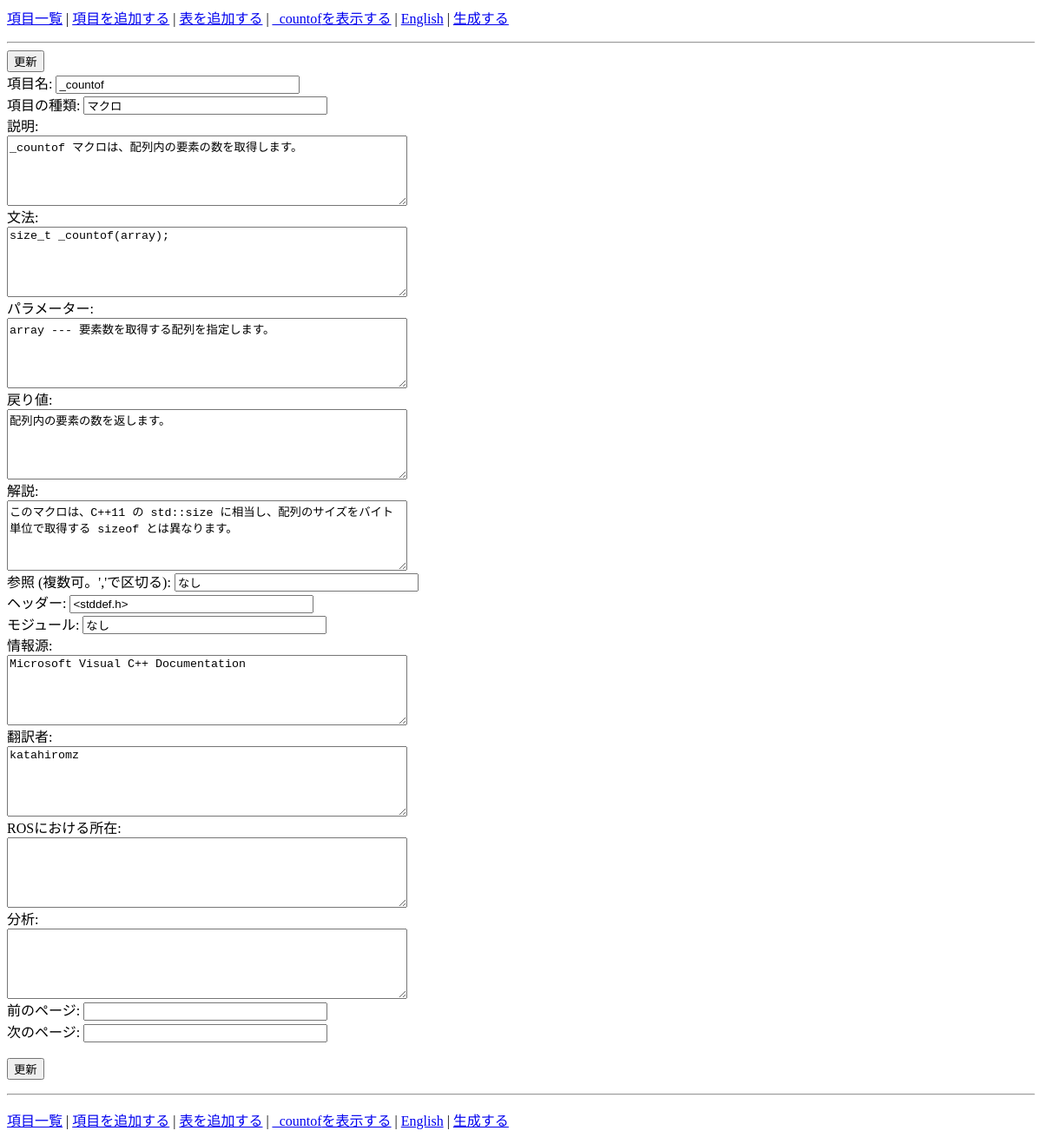
Before: /edit_entry.php?entry_name=_countof with the older database file.
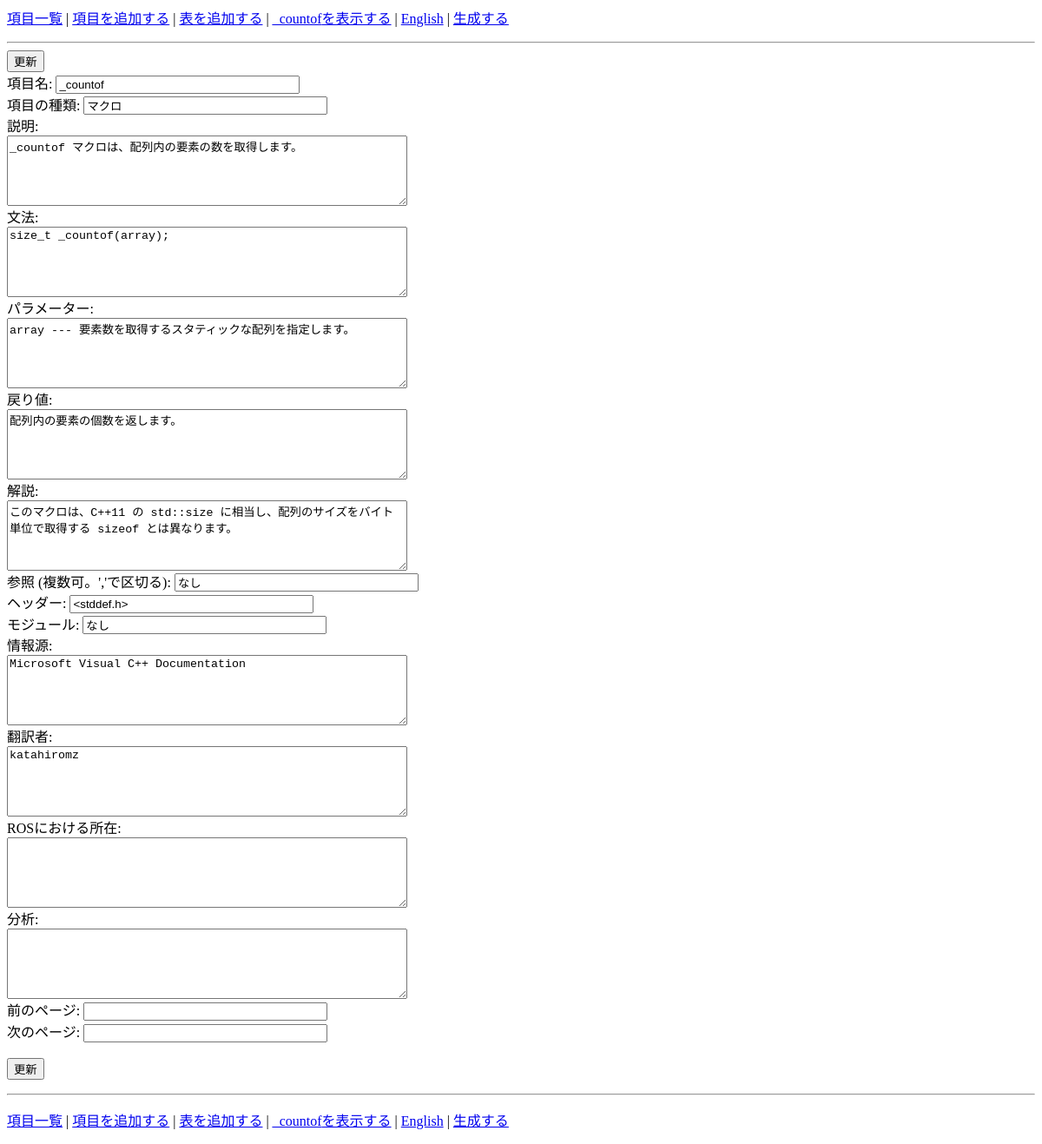
After: the same page with the newer database file.
### tables this page shows
CREATE TABLE `entries` (
  `entry_name` varchar(60) NOT NULL,
  `entry_type` varchar(32) NOT NULL,
  `description` varchar(8192) DEFAULT NULL,
  `syntax` varchar(2048) DEFAULT NULL,
  `parameters` varchar(2048) DEFAULT NULL,
  `return_value` varchar(1024) DEFAULT NULL,
  `remarks` varchar(4096) DEFAULT NULL,
  `see_also` varchar(2048) DEFAULT NULL,
  `added_time` timestamp NOT NULL DEFAULT current_timestamp(),
  `modified_time` timestamp NOT NULL DEFAULT current_timestamp(),
  `header` varchar(128) DEFAULT NULL,
  `modules` varchar(128) DEFAULT NULL,
  `sources` varchar(256) DEFAULT NULL,
  `translators` varchar(128) DEFAULT NULL,
  `ros_location` varchar(256) DEFAULT NULL,
  `analysis` varchar(512) DEFAULT NULL,
  `prev_page` varchar(64) NOT NULL,
  `next_page` varchar(64) NOT NULL
);

### edit_entry.php (the view, shortened to what this page needs)
<?php
function get_field($name) {
	global $assoc;
	if (isset($assoc) && isset($assoc[$name])) {
		return htmlspecialchars($assoc[$name]);
	}
	return NULL;
}
$names = array(
	'entry_name',
	'entry_type',
	'description',
	'syntax',
	'parameters',
	'return_value',
	'remarks',
	'see_also',
	'header',
	'modules',
	'sources',
	'translators',
	'ros_location',
	'analysis',
	'prev_page',
	'next_page'
);
if (isset($_POST["tepo"]) && $_POST["tepo"] == "don") {
	$values = get_values($names);
	$mysqli = new mysqli("localhost", "root");
	if ($mysqli) {
		$mysqli->set_charset("utf8");
		$mysqli->select_db(constant('DB_NAME'));
		$q = "UPDATE entries SET ";
		$assoc = array();
		$i = 0;
		foreach ($values as $key => $value) {
			if ($i != 0) {
				$q .= ", ";
			}
			$q .= $key;
			$q .= "='";
			$q .= $mysqli->real_escape_string($value);
			$q .= "'";
			$assoc[$key] = $value;
			$i++;
		}
		$q .= "WHERE entry_name='";
		$q .= $mysqli->real_escape_string($_GET["entry_name"]);
		$q .= "'";
		if ($mysqli->query($q)) {
			echo "更新されました。";
		} else {
			echo $mysqli->error;
		}
		$mysqli->close();
	} else {
		echo "cannot connect";
	}
} else {
	$mysqli = new mysqli("localhost", "root");
	if ($mysqli) {
		$mysqli->set_charset("utf8");
		$mysqli->select_db(constant('DB_NAME'));
		$q = "SELECT ";
		$i = 0;
		foreach ($names as $name) {
			if ($i != 0) {
				$q .= ", ";
			}
			$q .= $name;
			$i++;
		}
		$q .= " FROM entries ";
		$q .= "WHERE entry_name='";
		$q .= $mysqli->real_escape_string($_GET["entry_name"]);
		$q .= "'";
		$result = $mysqli->query($q);
		if ($result) {
			$assoc = $result->fetch_array(MYSQLI_ASSOC);
		} else {
			echo $mysqli->error;
		}
	} else {
		echo "cannot connect";
	}
}
?><html><head>
</head>
<body>
<p>
	<a href="entries.php">項目一覧</a> |
	<a href="add_entry.php">項目を追加する</a> |
	<a href="add_table.php">表を追加する</a> |
	<a href="show_entry.php?entry_name=<?= $_GET["entry_name"] ?>"><?= $_GET["entry_name"] ?>を表示する</a> |
	<a href="../en/edit_entry.php?entry_name=<?= $_GET["entry_name"] ?>">English</a> |
	<a href="generate.php">生成する</a>
</p>
<hr />
<form method="POST">
<input type="submit" value="更新" />
<br />
項目名: <input type="text" size="32" name="entry_name" value="<?= get_field("entry_name");?>" /><br />
項目の種類: <input type="text" size="32" name="entry_type" value="<?= get_field("entry_type");?>" /><br />
説明:<br />
<textarea rows="5" cols="55" name="description"><?= get_field("description");?></textarea><br />
文法:<br />
<textarea rows="5" cols="55" name="syntax"><?= get_field("syntax");?></textarea><br />
パラメーター:<br />
<textarea rows="5" cols="55" name="parameters"><?= get_field("parameters");?></textarea><br />
戻り値:<br />
<textarea rows="5" cols="55" name="return_value"><?= get_field("return_value");?></textarea><br />
解説:<br />
<textarea rows="5" cols="55" name="remarks"><?= get_field("remarks");?></textarea><br />
参照 (複数可。','で区切る): <input type="text" size="32" name="see_also" value="<?= get_field("see_also");?>" /><br />
ヘッダー: <input type="text" size="32" name="header" value="<?= get_field("header");?>" /><br />
モジュール: <input type="text" size="32" name="modules" value="<?= get_field("modules");?>" /><br />
情報源:<br />
<textarea rows="5" cols="55" name="sources"><?= get_field("sources");?></textarea><br />
翻訳者:<br />
<textarea rows="5" cols="55" name="translators"><?= get_field("translators");?></textarea><br />
ROSにおける所在:<br />
<textarea rows="5" cols="55" name="ros_location"><?= get_field("ros_location");?></textarea><br />
分析:<br />
<textarea rows="5" cols="55" name="analysis"><?= get_field("analysis");?></textarea><br />
前のページ: <input type="text" size="32" name="prev_page" value="<?= get_field("prev_page");?>" /><br />
次のページ: <input type="text" size="32" name="next_page" value="<?= get_field("next_page");?>" /><br />
<br />
<input type="submit" value="更新" />
</form>
<hr />
<p>
	<a href="entries.php">項目一覧</a> |
	<a href="add_entry.php">項目を追加する</a> |
	<a href="add_table.php">表を追加する</a> |
	<a href="show_entry.php?entry_name=<?= $_GET["entry_name"] ?>"><?= $_GET["entry_name"] ?>を表示する</a> |
	<a href="../en/edit_entry.php?entry_name=<?= $_GET["entry_name"] ?>">English</a> |
	<a href="generate.php">生成する</a>
</p>
</body></html>

Changed rows visible on the page:
changed entries "_countof": parameters "array --- 要素数を取得する配列を指定します。" → "array --- 要素数を取得するスタティックな配列を指定します。"; return_value "配列内の要素の数を返します。" → "配列内の要素の個数を返します。"
